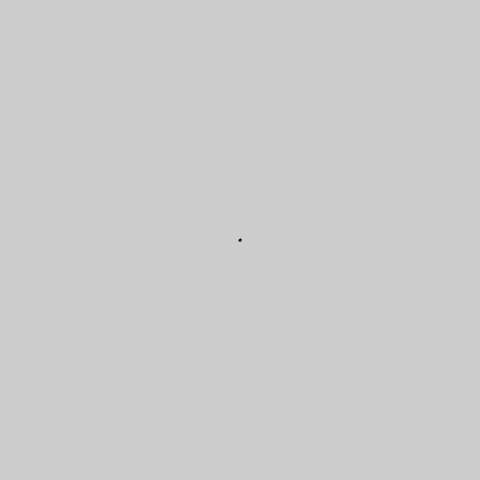
Frame 1 (no input)
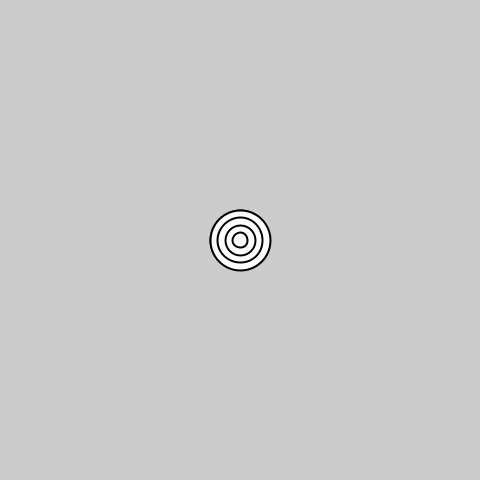
Frame 60 (the mouse pressed at the canvas centre just before this capture)
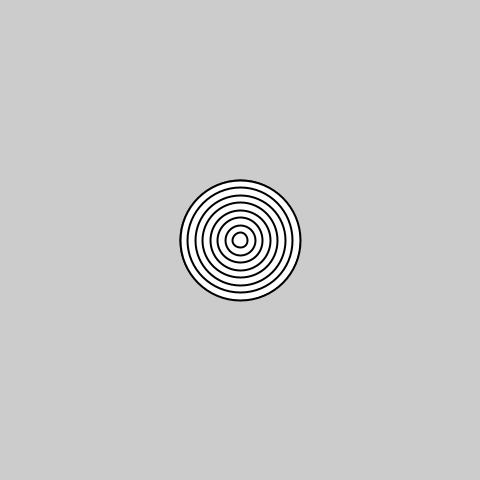
Frame 120 (the mouse held since frame 60 and released just before this capture)

The Processing sketch that drew these frames (run headless with seeded random() and noise(); from frame 60 on, the mouse is pressed at the canvas centre):

// Processing sketch: circles_recurtion
// ── circles_recurtion.pde
  float radA = 0.0, radB = 0.0;
  int counter = 0;
  
   class RouteCircle {
   float placeX;
   float placeY;
   float radA;
   float radB;
   int Color;
   
   RouteCircle(float X, float Y, boolean c) {
     placeX = X;
     placeY = Y;
     radA = 0;
     radB = 0;
     if (c) Color = 0;
     else Color = 255;
   }
   
   boolean Bigger(float step){
     radA += step;
     radB += step;
     if (radA >= maxRad) return false;
     return true;
   }

  void display() {
     fill(Color); 
     strokeWeight(weight);
    ellipse(placeX, placeY, radA, radB);
  }   
 }
 
 ArrayList<RouteCircle> circles = new ArrayList<RouteCircle>();
   boolean colour = false; // якщо встіновити цю змінну true - то колі будуть чорні, а як ні - то білі
   float growing_step = 1; 
   float birth_step = 15; //якщо поміняти це значення -зміниться відстань між колами
   int maxRad = 400; // якщо поміняти це - зміниться діаметр найбільшого кола
   int birth_count = 0;
   float weight = 2; // якщо колі білі - то ця змінна відповідає за ширину контура кола


void setup() {
  fill(255);
  size(480, 480);
  frameRate(40);
  smooth();
     circles.add(new RouteCircle(240, 240, colour));
     //colour = !colour;
  
}

void draw() {
  if ((birth_count % birth_step) == 0) {
    circles.add(new RouteCircle(240, 240, colour));
    counter++; 

  }
      birth_count++;
    //colour = !colour;
  for (int i = 0; i < counter; i++) {
    if (!circles.get(i).Bigger(growing_step)) {
      circles.remove(i);
      counter--;
    }
    circles.get(i).display();
  } 
 }
 
 void middle() {
   if ((birth_count % birth_step) == 0) {
    circles.add(new RouteCircle(240, 240, colour));
    counter++; 

  }
      birth_count++;
    //colour = !colour;
  for (int i = 0; i < counter; i++) {
    if (!circles.get(i).Bigger(growing_step)) {
      circles.remove(i);
      counter--;
    }
    circles.get(i).display();
  } 
 }
 
 void start() {
   
 }
